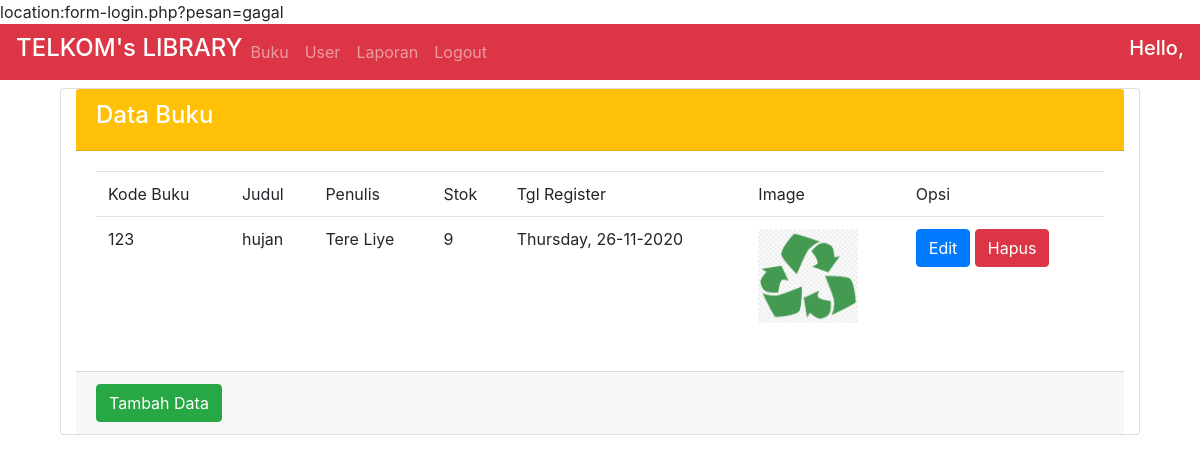
The app's page /template.php?page=buku with its own data.
### tables this page shows
CREATE TABLE `buku` (
  `kode_buku` int(50) NOT NULL,
  `judul` varchar(100) NOT NULL,
  `penulis` varchar(100) NOT NULL,
  `stok` int(30) NOT NULL,
  `tgl_register` varchar(0) NOT NULL,
  `image` varchar(100) NOT NULL
);

### buku.php (the view, shortened to what this page needs)
<!DOCTYPE html>
<html lang="en" dir="ltr">
  <head>
    <link rel="stylesheet" href="assets/css/bootstrap.min.css">
  </head>
  <body>
    <div class="container">
      <div class="card col-sm-12">
        <div class="card-header bg-warning text-white">
          <h4>Data Buku</h4>
        </div>
        <div class="card-body">
          <?php
          $koneksi = mysqli_connect("localhost","root","","perpustakaan");
          $sql ="select * from buku";
          $result = mysqli_query($koneksi,$sql);
          $count = mysqli_num_rows($result);
           ?>
           <?php if ($count == 0): ?>
             <div class="alert alert-info">
               Data is empty
             </div>
           <?php else: ?>
             <table class="table" id="table_buku">
               <thead>
                 <tr>
                   <td>Kode Buku</td>
                   <td>Judul</td>
                   <td>Penulis</td>
                   <td>Stok</td>
                   <td>Tgl Register</td>
                   <td>Image</td>
                   <td>Opsi</td>
                 </tr>
               </thead>
               <tbody>
                 <?php foreach ($result as $hasil): ?>
                   <tr>
                     <td><?php echo $hasil["kode_buku"]; ?></td>
                     <td><?php echo $hasil["judul"]; ?></td>
                     <td><?php echo $hasil["penulis"]; ?></td>
                     <td><?php echo $hasil["stok"]; ?></td>
                     <td><?php echo $hasil["tgl_register"];?><?php echo date('l, d-m-Y'); ?></td>
                     <td>
                       <img src="<?php echo "image_buku/".$hasil["image"];?>" id="<?php echo $hasil["kode_buku"]; ?>" class="img" width="100">
                     </td>
                     <td>
                       <button type="button" class="btn btn-primary"
                       data-toggle="modal" data-target="#modal"
                       onclick="Edit(this.parentElement.parentElement.rowIndex)">
                       Edit
                     </button>
                     <a href="database_buku.php?hapus=buku&kode_buku=<?php echo $hasil["kode_buku"]; ?>"
                       onclick="return confirm('Apakah anda yakin ingin menghapus data ini?')">
                       <button type="button" class="btn btn-danger">
                         Hapus
                       </button>
                     </a>
                     </td>
                   </tr>
                 <?php endforeach ?>
               </tbody>
             </table>
           <?php endif ?>
        </div>
        <div class="card-footer">
          <button type="button" class="btn btn-success"
          data-toggle="modal" data-target="#modal" onclick="Tambah()">
          Tambah Data
        </button>
        </div>
      </div>
    </div>
  </body>
</html>

### records on screen
buku: kode_buku "123", judul "hujan", penulis "Tere Liye", stok "9", image (picture)
